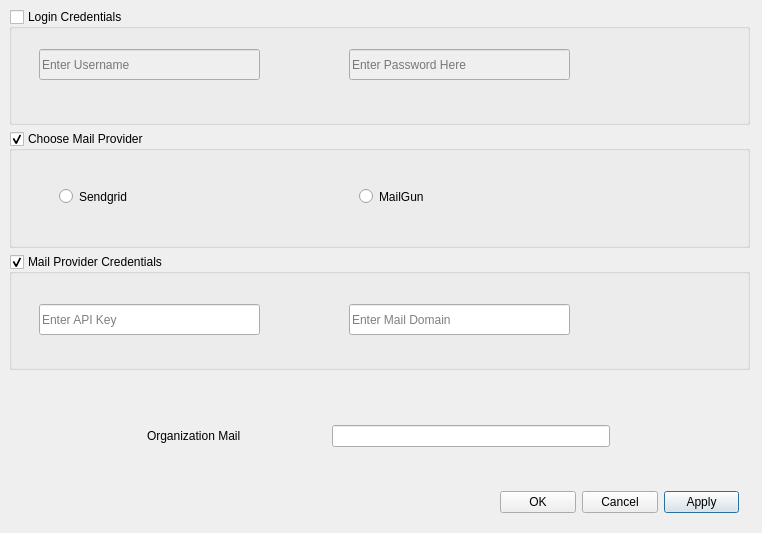
<?xml version="1.0" encoding="UTF-8"?>
<ui version="4.0">
 <class>Dialog</class>
 <widget class="QDialog" name="Dialog">
  <property name="geometry">
   <rect>
    <x>0</x>
    <y>0</y>
    <width>762</width>
    <height>533</height>
   </rect>
  </property>
  <property name="windowTitle">
   <string>Settings</string>
  </property>
  <widget class="QWidget" name="layoutWidget">
   <property name="geometry">
    <rect>
     <x>9</x>
     <y>9</y>
     <width>741</width>
     <height>361</height>
    </rect>
   </property>
   <layout class="QVBoxLayout" name="verticalLayout">
    <item>
     <widget class="QGroupBox" name="groupBox">
      <property name="title">
       <string>Login Credentials</string>
      </property>
      <property name="checkable">
       <bool>true</bool>
      </property>
      <property name="checked">
       <bool>false</bool>
      </property>
      <widget class="QLineEdit" name="username_box">
       <property name="geometry">
        <rect>
         <x>30</x>
         <y>40</y>
         <width>221</width>
         <height>31</height>
        </rect>
       </property>
       <property name="placeholderText">
        <string>Enter Username</string>
       </property>
      </widget>
      <widget class="QLineEdit" name="password_box">
       <property name="geometry">
        <rect>
         <x>340</x>
         <y>40</y>
         <width>221</width>
         <height>31</height>
        </rect>
       </property>
       <property name="echoMode">
        <enum>QLineEdit::PasswordEchoOnEdit</enum>
       </property>
       <property name="placeholderText">
        <string>Enter Password Here</string>
       </property>
      </widget>
     </widget>
    </item>
    <item>
     <widget class="QGroupBox" name="groupBox_2">
      <property name="title">
       <string>Choose Mail Provider</string>
      </property>
      <property name="checkable">
       <bool>true</bool>
      </property>
      <widget class="QRadioButton" name="sendgrid_check">
       <property name="geometry">
        <rect>
         <x>50</x>
         <y>50</y>
         <width>201</width>
         <height>31</height>
        </rect>
       </property>
       <property name="text">
        <string>Sendgrid</string>
       </property>
      </widget>
      <widget class="QRadioButton" name="mailgun_check">
       <property name="geometry">
        <rect>
         <x>350</x>
         <y>50</y>
         <width>201</width>
         <height>31</height>
        </rect>
       </property>
       <property name="text">
        <string>MailGun</string>
       </property>
      </widget>
     </widget>
    </item>
    <item>
     <widget class="QGroupBox" name="groupBox_3">
      <property name="title">
       <string>Mail Provider Credentials</string>
      </property>
      <property name="checkable">
       <bool>true</bool>
      </property>
      <widget class="QLineEdit" name="apikey_box">
       <property name="geometry">
        <rect>
         <x>30</x>
         <y>50</y>
         <width>221</width>
         <height>31</height>
        </rect>
       </property>
       <property name="placeholderText">
        <string>Enter API Key</string>
       </property>
      </widget>
      <widget class="QLineEdit" name="domain_box">
       <property name="geometry">
        <rect>
         <x>340</x>
         <y>50</y>
         <width>221</width>
         <height>31</height>
        </rect>
       </property>
       <property name="placeholderText">
        <string>Enter Mail Domain</string>
       </property>
      </widget>
     </widget>
    </item>
   </layout>
  </widget>
  <widget class="QWidget" name="layoutWidget">
   <property name="geometry">
    <rect>
     <x>500</x>
     <y>490</y>
     <width>239</width>
     <height>25</height>
    </rect>
   </property>
   <layout class="QGridLayout" name="gridLayout">
    <item row="0" column="2">
     <widget class="QPushButton" name="apply_button">
      <property name="text">
       <string>Apply</string>
      </property>
     </widget>
    </item>
    <item row="0" column="0">
     <widget class="QPushButton" name="ok_button">
      <property name="text">
       <string>OK</string>
      </property>
     </widget>
    </item>
    <item row="0" column="1">
     <widget class="QPushButton" name="cancel_button">
      <property name="text">
       <string>Cancel</string>
      </property>
     </widget>
    </item>
   </layout>
  </widget>
  <widget class="QWidget" name="">
   <property name="geometry">
    <rect>
     <x>137</x>
     <y>410</y>
     <width>491</width>
     <height>51</height>
    </rect>
   </property>
   <layout class="QGridLayout" name="gridLayout_2">
    <property name="leftMargin">
     <number>10</number>
    </property>
    <property name="topMargin">
     <number>2</number>
    </property>
    <property name="rightMargin">
     <number>18</number>
    </property>
    <property name="horizontalSpacing">
     <number>91</number>
    </property>
    <property name="verticalSpacing">
     <number>19</number>
    </property>
    <item row="0" column="0">
     <widget class="QLabel" name="label">
      <property name="text">
       <string>Organization Mail</string>
      </property>
     </widget>
    </item>
    <item row="0" column="1">
     <widget class="QLineEdit" name="lineEdit"/>
    </item>
   </layout>
  </widget>
 </widget>
 <resources/>
 <connections/>
</ui>
